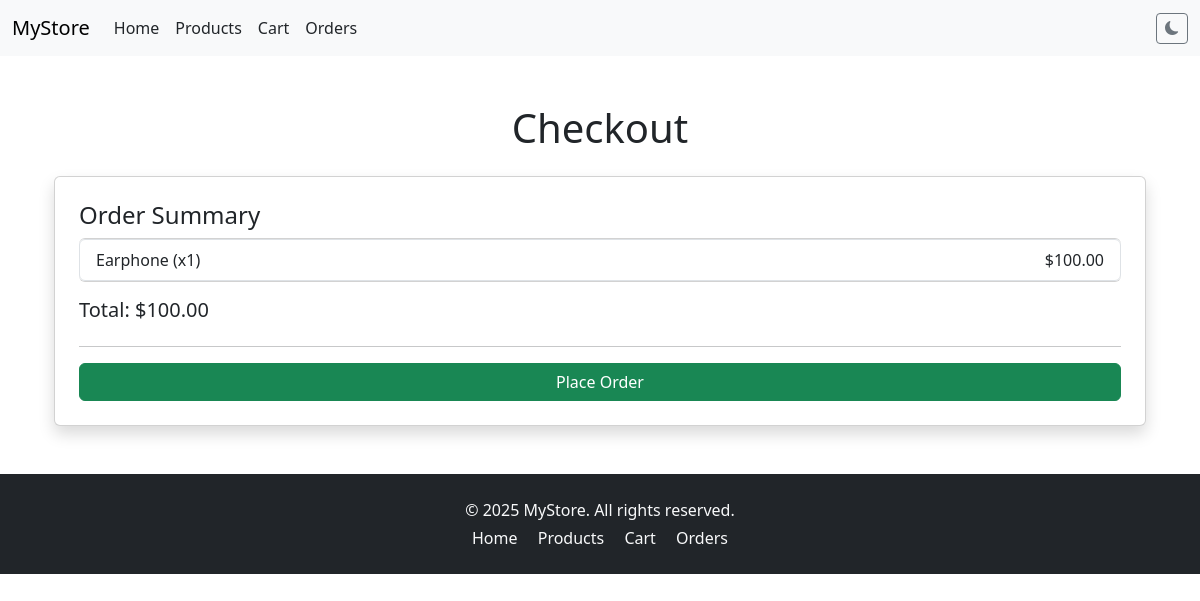
/checkout/ (signed in), run on an earlier commit of the app's database.
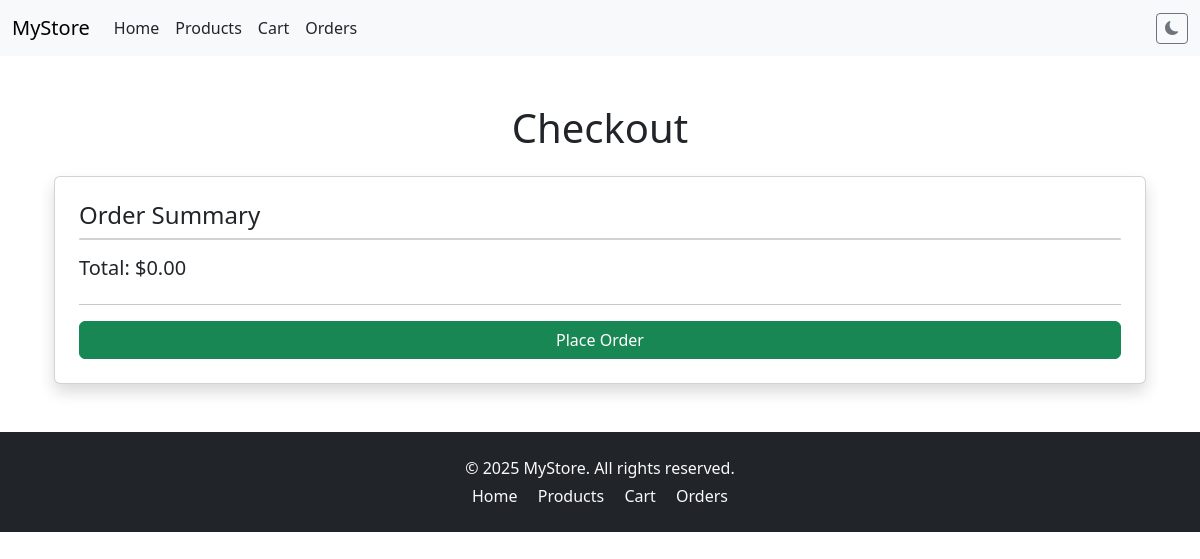
And on a later commit of the database.
### store/models.py (models this page shows, shortened)
class Cart(models.Model):
    user = models.ForeignKey(User, on_delete=models.CASCADE)
    product = models.ForeignKey(Product, on_delete=models.CASCADE)
    quantity = models.PositiveIntegerField(default=1)

class Product(models.Model):
    name = models.CharField(max_length=255)
    description = models.TextField()
    price = models.DecimalField(max_digits=10, decimal_places=2)
    image = models.ImageField(upload_to='products/', blank=True, null=True)
    created_at = models.DateTimeField(auto_now_add=True)

### store/views.py (the view)
# urls.py: path('checkout/', views.checkout, name='checkout'),
@login_required
def checkout(request):
    cart_items = Cart.objects.filter(user=request.user)
    total_price = sum(item.product.price * item.quantity for item in cart_items)
    return render(request, 'store/checkout.html', {
        'cart_items': cart_items,
        'total_price': total_price,
    })

### store/templates/store/checkout.html (shortened to what this page needs)
{% extends "store/base.html" %}
{% block content %}
<div class="container mt-5">
    <h1 class="text-center mb-4">Checkout</h1>
    <div class="card p-4 shadow">
        <h4>Order Summary</h4>
        <ul class="list-group mb-3">
            {% for item in cart_items %}
            <li class="list-group-item d-flex justify-content-between align-items-center">
                {{ item.product.name }} (x{{ item.quantity }})
                <span>${{ item.product.price|floatformat:2 }}</span>
            </li>
            {% endfor %}
        </ul>
        <h5>Total: ${{ total_price|floatformat:2 }}</h5>
        <hr>
        <form method="post" action="{% url 'place_order' %}">
            <button type="submit" class="btn btn-success w-100">Place Order</button>
        </form>
    </div>
</div>
{% endblock %}

What changed in the data, as far as the page shows it:
removed Cart: product.name "Earphone", quantity "1", product.price "100.00"
Also different on the page:
{{ total_price|floatformat:2 }}: "100.00" → "0.00"
